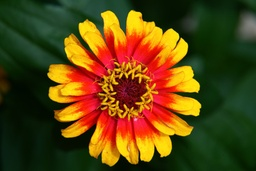
#> input picture guided_filter/datasets/flower/flower_0.jpg, 256 x 171 px, shrunk from 1200 x 800 before the run; its folder holds only this picture in this run
$ python performance.py   (Python 2 division)
#> lines starting #> are read from the running program, lines starting #| are printed output that depends on the picture
### guided_filter/io_util/image.py
# -*- coding: utf-8 -*-
## @package guided_filter.io_util.image
#
#  Image IO utility package.
#  @author      tody
#  @date        2015/07/18

import cv2
from guided_filter.cv.image import *


# [4 lines left out: function loadGray, not called in this run]


def loadRGB(file_path):
    bgr = cv2.imread(file_path)
    if bgr is None:
        return None
    return bgr2rgb(bgr)


# [5 lines left out: function loadRGBA, not called in this run]


def loadAlpha(file_path):
    bgra = cv2.imread(file_path, -1)
    return alpha(bgra)


def saveRGBA(file_path, img):
    bgra = rgba2bgra(img)
    cv2.imwrite(file_path, bgra)


def saveRGB(file_path, img):
    bgr = rgb2bgr(img)
    cv2.imwrite(file_path, bgr)


def saveGray(file_path, img):
    rgbImg = rgb(img)
    cv2.imwrite(file_path, rgbImg)


# [14 lines left out: function saveImage, not called in this run]

### guided_filter/cv/image.py
# -*- coding: utf-8 -*-
## @package guided_filter.cv.image
#
#  OpenCV image functions.
#  @author      tody
#  @date        2015/07/30


import numpy as np
import cv2


## Convert image into uint8 type.
# [4 lines left out: function to8U, not called in this run]


## Convert image into float32 type.
def to32F(img):
    if img.dtype == np.float32:
        return img
    return (1.0 / 255.0) * np.float32(img)


## RGB channels of the image.
# [48 lines left out: functions rgb, alpha, setAlpha, not called in this run]


## RGB to Gray.
def rgb2gray(img):
    gray = cv2.cvtColor(img, cv2.COLOR_RGB2GRAY)
    return gray


## Gray to RGB.
def gray2rgb(img):
    gray = cv2.cvtColor(img, cv2.COLOR_GRAY2RGB)
    return gray


## Gray to RGBA.
def gray2rgba(img):
    gray = cv2.cvtColor(img, cv2.COLOR_GRAY2RGBA)
    return gray


## BGR to RGB.
def bgr2rgb(img):
    rgb = cv2.cvtColor(img, cv2.COLOR_BGR2RGB)
    return rgb


## BGRA to RGBA.
# [14 lines left out: functions bgra2rgba, rgba2bgra, not called in this run]


## RGB to BGR.
def rgb2bgr(img):
    bgr = cv2.cvtColor(img, cv2.COLOR_RGB2BGR)
    return bgr


## RGB to Lab.
# [4 lines left out: function rgb2Lab, not called in this run]


## Lab to RGB.
def Lab2rgb(img):
    rgb = cv2.cvtColor(img, cv2.COLOR_LAB2RGB)
    return rgb


def rgb2hsv(img):
    img_rgb = rgb(img)
    return cv2.cvtColor(img_rgb, cv2.COLOR_RGB2HSV)


## HSV to RGB.
def hsv2rgb(img):
    rgb = cv2.cvtColor(img, cv2.COLOR_HSV2RGB)
    return rgb


## Merge channels.
# [35 lines left out: functions merge, luminance, not called in this run]

### guided_filter/core/filters.py

# -*- coding: utf-8 -*-
## @package guided_filter.core.filters
#
#  Implementation of guided filter.
#  * GuidedFilter: Original guided filter.
#  * FastGuidedFilter: Fast version of the guided filter.
#  @author      tody
#  @date        2015/08/26

import numpy as np
import cv2

from guided_filter.cv.image import to32F


## Return if the input image is gray or not.
def _isGray(I):
    return len(I.shape) == 2


## Return down sampled image.
#  @param scale (w/s, h/s) image will be created.
#  @param shape I.shape[:2]=(h, w). numpy friendly size parameter.
def _downSample(I, scale=4, shape=None):
    if shape is not None:
        h, w = shape
        return cv2.resize(I, (w, h), interpolation=cv2.INTER_NEAREST)

    h, w = I.shape[:2]
    return cv2.resize(I, (w / scale, h / scale), interpolation=cv2.INTER_NEAREST)


## Return up sampled image.
#  @param scale (w*s, h*s) image will be created.
#  @param shape I.shape[:2]=(h, w). numpy friendly size parameter.
def _upSample(I, scale=2, shape=None):
    if shape is not None:
        h, w = shape
        return cv2.resize(I, (w, h), interpolation=cv2.INTER_LINEAR)

    h, w = I.shape[:2]
    return cv2.resize(I, (w * scale, h * scale), interpolation=cv2.INTER_LINEAR)


## Fast guide filter.
class FastGuidedFilter:
    ## Constructor.
    #  @param I Input guidance image. Color or gray.
    #  @param radius Radius of Guided Filter.
    #  @param epsilon Regularization term of Guided Filter.
    #  @param scale Down sampled scale.
    def __init__(self, I, radius=5, epsilon=0.4, scale=4):
        I_32F = to32F(I)
        self._I = I_32F
        h, w = I.shape[:2]

        I_sub = _downSample(I_32F, scale)

        self._I_sub = I_sub
        radius = int(radius / scale)

        if _isGray(I):
            self._guided_filter = GuidedFilterGray(I_sub, radius, epsilon)
        else:
            self._guided_filter = GuidedFilterColor(I_sub, radius, epsilon)

    ## Apply filter for the input image.
    #  @param p Input image for the filtering.
    def filter(self, p):
        p_32F = to32F(p)
        shape_original = p.shape[:2]

        p_sub = _downSample(p_32F, shape=self._I_sub.shape[:2])

        if _isGray(p_sub):
            return self._filterGray(p_sub, shape_original)

        cs = p.shape[2]
        q = np.array(p_32F)

        for ci in range(cs):
            q[:, :, ci] = self._filterGray(p_sub[:, :, ci], shape_original)
        return q

    def _filterGray(self, p_sub, shape_original):
        ab_sub = self._guided_filter._computeCoefficients(p_sub)
        ab = [_upSample(abi, shape=shape_original) for abi in ab_sub]
        return self._guided_filter._computeOutput(ab, self._I)


## Guide filter.
class GuidedFilter:
    ## Constructor.
    #  @param I Input guidance image. Color or gray.
    #  @param radius Radius of Guided Filter.
    #  @param epsilon Regularization term of Guided Filter.
    def __init__(self, I, radius=5, epsilon=0.4):
        I_32F = to32F(I)

        if _isGray(I):
            self._guided_filter = GuidedFilterGray(I_32F, radius, epsilon)
        else:
            self._guided_filter = GuidedFilterColor(I_32F, radius, epsilon)

    ## Apply filter for the input image.
    #  @param p Input image for the filtering.
    def filter(self, p):
        return self._guided_filter.filter(p)


## Common parts of guided filter.
#
#  This class is used by guided_filter class. GuidedFilterGray and GuidedFilterColor.
#  Based on guided_filter._computeCoefficients, guided_filter._computeOutput,
#  GuidedFilterCommon.filter computes filtered image for color and gray.
class GuidedFilterCommon:
    def __init__(self, guided_filter):
        self._guided_filter = guided_filter

    ## Apply filter for the input image.
    #  @param p Input image for the filtering.
    def filter(self, p):
        p_32F = to32F(p)
        if _isGray(p_32F):
            return self._filterGray(p_32F)

        cs = p.shape[2]
        q = np.array(p_32F)

        for ci in range(cs):
            q[:, :, ci] = self._filterGray(p_32F[:, :, ci])
        return q

    def _filterGray(self, p):
        ab = self._guided_filter._computeCoefficients(p)
        return self._guided_filter._computeOutput(ab, self._guided_filter._I)


## Guided filter for gray guidance image.
class GuidedFilterGray:
    #  @param I Input gray guidance image.
    #  @param radius Radius of Guided Filter.
    #  @param epsilon Regularization term of Guided Filter.
    # [6 lines left out: function __init__, not called in this run]

    ## Apply filter for the input image.
    #  @param p Input image for the filtering.
    def filter(self, p):
        return self._filter_common.filter(p)

    # [16 lines left out: functions _initFilter, _computeCoefficients, not called in this run]

    def _computeOutput(self, ab, I):
        a_mean, b_mean = ab
        return a_mean * I + b_mean


## Guided filter for color guidance image.
class GuidedFilterColor:
    #  @param I Input color guidance image.
   #  @param radius Radius of Guided Filter.
    #  @param epsilon Regularization term of Guided Filter.
    def __init__(self, I, radius=5, epsilon=0.2):
        self._radius = 2 * radius + 1
        self._epsilon = epsilon
        self._I = to32F(I)
        self._initFilter()
        self._filter_common = GuidedFilterCommon(self)

    ## Apply filter for the input image.
    #  @param p Input image for the filtering.
    def filter(self, p):
        return self._filter_common.filter(p)

    def _initFilter(self):
        I = self._I
        r = self._radius
        eps = self._epsilon

        Ir, Ig, Ib = I[:, :, 0], I[:, :, 1], I[:, :, 2]

        self._Ir_mean = cv2.blur(Ir, (r, r))
        self._Ig_mean = cv2.blur(Ig, (r, r))
        self._Ib_mean = cv2.blur(Ib, (r, r))

        Irr_var = cv2.blur(Ir ** 2, (r, r)) - self._Ir_mean ** 2 + eps
        Irg_var = cv2.blur(Ir * Ig, (r, r)) - self._Ir_mean * self._Ig_mean
        Irb_var = cv2.blur(Ir * Ib, (r, r)) - self._Ir_mean * self._Ib_mean
        Igg_var = cv2.blur(Ig * Ig, (r, r)) - self._Ig_mean * self._Ig_mean + eps
        Igb_var = cv2.blur(Ig * Ib, (r, r)) - self._Ig_mean * self._Ib_mean
        Ibb_var = cv2.blur(Ib * Ib, (r, r)) - self._Ib_mean * self._Ib_mean + eps

        Irr_inv = Igg_var * Ibb_var - Igb_var * Igb_var
        Irg_inv = Igb_var * Irb_var - Irg_var * Ibb_var
        Irb_inv = Irg_var * Igb_var - Igg_var * Irb_var
        Igg_inv = Irr_var * Ibb_var - Irb_var * Irb_var
        Igb_inv = Irb_var * Irg_var - Irr_var * Igb_var
        Ibb_inv = Irr_var * Igg_var - Irg_var * Irg_var

        I_cov = Irr_inv * Irr_var + Irg_inv * Irg_var + Irb_inv * Irb_var
        Irr_inv /= I_cov
        Irg_inv /= I_cov
        Irb_inv /= I_cov
        Igg_inv /= I_cov
        Igb_inv /= I_cov
        Ibb_inv /= I_cov

        self._Irr_inv = Irr_inv
        self._Irg_inv = Irg_inv
        self._Irb_inv = Irb_inv
        self._Igg_inv = Igg_inv
        self._Igb_inv = Igb_inv
        self._Ibb_inv = Ibb_inv

    def _computeCoefficients(self, p):
        r = self._radius
        I = self._I
        Ir, Ig, Ib = I[:, :, 0], I[:, :, 1], I[:, :, 2]

        p_mean = cv2.blur(p, (r, r))

        Ipr_mean = cv2.blur(Ir * p, (r, r))
        Ipg_mean = cv2.blur(Ig * p, (r, r))
        Ipb_mean = cv2.blur(Ib * p, (r, r))

        Ipr_cov = Ipr_mean - self._Ir_mean * p_mean
        Ipg_cov = Ipg_mean - self._Ig_mean * p_mean
        Ipb_cov = Ipb_mean - self._Ib_mean * p_mean

        ar = self._Irr_inv * Ipr_cov + self._Irg_inv * Ipg_cov + self._Irb_inv * Ipb_cov
        ag = self._Irg_inv * Ipr_cov + self._Igg_inv * Ipg_cov + self._Igb_inv * Ipb_cov
        ab = self._Irb_inv * Ipr_cov + self._Igb_inv * Ipg_cov + self._Ibb_inv * Ipb_cov
        b = p_mean - ar * self._Ir_mean - ag * self._Ig_mean - ab * self._Ib_mean

        ar_mean = cv2.blur(ar, (r, r))
        ag_mean = cv2.blur(ag, (r, r))
        ab_mean = cv2.blur(ab, (r, r))
        b_mean = cv2.blur(b, (r, r))

        return ar_mean, ag_mean, ab_mean, b_mean

    def _computeOutput(self, ab, I):
        ar_mean, ag_mean, ab_mean, b_mean = ab

        Ir, Ig, Ib = I[:, :, 0], I[:, :, 1], I[:, :, 2]

        q = (ar_mean * Ir +
             ag_mean * Ig +
             ab_mean * Ib +
             b_mean)

        return q

### guided_filter/datasets/google_image.py
# -*- coding: utf-8 -*-
## @package guided_filter.datasets.google_image
#
#  Image datasets via Google Image API.
#  createDatasets function will create datasets
#  with the following direcotry structure.
#
#  * datasets
#    - apple
#      - apple_1.jpg
#    - banana
#      - banana_1.jpg
#
#  @author      tody
#  @date        2015/08/15


import json
import os
import urllib2
import httplib2

import cv2
import matplotlib.pyplot as plt

from guided_filter.io_util.image import loadRGB, saveRGB

_root_dir = os.path.dirname(__file__)


## Data directory for the given data_name.
def dataDir(data_name):
    data_dir = os.path.join(_root_dir, data_name)
    return data_dir


## Data file path list for the given data_name.
def dataFiles(data_name):
    data_dir = dataDir(data_name)
    data_files = []
    for data_name in os.listdir(data_dir):
        data_file = os.path.join(data_dir, data_name)
        if ".png" in data_name or ".jpg" in data_name:
            data_files.append(data_file)
        else:
            os.remove(data_file)
    return data_files


## Data file path for the given data_name and data_id.
def dataFile(data_name, data_id):
    data_files = dataFiles(data_name)

    if data_id >= len(data_files):
        return None

    data_file = data_files[data_id]
    return data_file


# [7 lines left out: function loadData, not called in this run]


## Simple image loaders via Google image API.
class GoogleImageLoader:
    ## Constructor
    #  @param keyword     keyword for image search.
    #  @param num_images  target number of images for the search.
    #  @param update      Update existing images if the value is True.
    # [84 lines left out: functions __init__, searchImageURLs, downloadImages, postResize, not called in this run]


## Create dataset for the given data_name.
def createDataset(data_name="banana", num_images=10, update=False):
    GoogleImageLoader(data_name, num_images, update)


## Create datasets for the given data_names.
# [6 lines left out: function createDatasets, not called in this run]


# [2 lines that do not run on import are left out]

### guided_filter/util/timer.py

# -*- coding: utf-8 -*-
## @package guided_filter.util.timer
#
#  Timer utility package.
#  @author      tody
#  @date        2015/07/29

import time


class Timer(object):
    def __init__(self, timer_name="", output=False, logger=None):
        self._name = timer_name
        self._logger = logger
        self._output = output
        self._end_time = None
        self.start()

    def start(self):
        self._start_time = time.time()

    def stop(self):
        self._end_time = time.time()

    def seconds(self):
        if self._end_time is None:
            self.stop()
        return self._end_time - self._start_time

    def milliseconds(self):
        return self.seconds() * 1000  # millisecs

    def _secondsStr(self):
        return "%s: %f s" % (self._name, self.seconds())

    def __enter__(self):
        self.start()
        return self

    # [8 lines left out: function __exit__, not called in this run]

    def __str__(self):
        return self._secondsStr()


# [21 lines left out: function timing_func, not called in this run]

### guided_filter/results/results.py
# -*- coding: utf-8 -*-
## @package guided_filter.results.results
#
#  Results utility package.
#  @author      tody
#  @date        2015/08/20

import os

_root_dir = os.path.dirname(__file__)


## Result directory.
def resultDir():
    return _root_dir


def resultFile(image_name, image_ext=".png"):
    result_file = os.path.join(resultDir(), image_name + image_ext)
    return result_file

# [3 lines that do not run on import are left out]

### guided_filter/results/performance.py
from guided_filter.datasets.google_image import dataFile

# -*- coding: utf-8 -*-
## @package guided_filter.results.performance
#
#  Simple performance test.
#  @author      tody
#  @date        2015/08/26

import os
import numpy as np
import cv2
import matplotlib.pyplot as plt

from guided_filter.io_util.image import loadRGB
from guided_filter.cv.image import to32F
from guided_filter.util.timer import timing_func, Timer
from guided_filter.core.filters import GuidedFilter, FastGuidedFilter
from guided_filter.results.results import resultFile


## Bilateral filter class with the same interface with GuidedFilter class.
#
#  Input I for the constructor will be discarded.
class BilateralFilter:
    def __init__(self, I, radius=5, epsilon=0.2):
        self._epsilon = epsilon
        self._radius = radius

    def filter(self, I):
        return cv2.bilateralFilter(I, 0, self._epsilon, self._radius)


## Peformance test for the input image and the target filter.
def performanceTestFilter(C_noise, filter):
    t = Timer()
    filter.filter(C_noise)
    t.stop()
    return t.seconds()


## Generate filter variations for the target filter class, sigmas.
def generateFilterVariations(C_32F, filter_class, sigmas):
    filters = []
    for sigma in sigmas:
        filters.append(filter_class(C_32F, radius=sigma))
    return filters


## Performance test for the target sigmas.
def performanceTestSigmas(C_32F, sigmas, filter_types, ax):
    h, w, cs = C_32F.shape

    C_noise = np.float32(C_32F + 0.3 * np.random.rand(h, w, cs))
    C_noise = np.clip(C_noise, 0.0, 1.0)

    for type_name, filter_class_color in filter_types.items():
        filter_class, color = filter_class_color
        filters = generateFilterVariations(C_32F, filter_class, sigmas)
        times = []

        for filter in filters:
            times.append(performanceTestFilter(C_noise, filter))

        ax.plot(sigmas, times, label=type_name, color=color)

    ax.set_xlabel('radius $r$')
    ax.set_ylabel('time (secs)')
    ax.legend(bbox_to_anchor=(0.88, 0.8), loc=2)


## Performance test for the image file.
def performanceTest(image_file):
    C_8U = loadRGB(image_file)
    C_32F = to32F(C_8U)

    h, w = C_32F.shape[:2]
    image_size_str = "Image size: %s x %s" %(w, h)

    fig, axes = plt.subplots(nrows=2, ncols=1, figsize=(8, 8))
    fig.subplots_adjust(left=0.1, right=0.7, top=0.86, hspace=0.4)

    fig.suptitle("Peformance of guided filter\n%s" % image_size_str)

    filter_types = {"Bilateral Filter": (BilateralFilter, "r"),
                    "Guided Filter": (GuidedFilter, "g"),
                    "Fast Guided Filter": (FastGuidedFilter, "b")}

    sigmas = range(3, 31, 2)
    axes[0].set_title('For small radius $r$')

    performanceTestSigmas(C_32F, sigmas, filter_types, axes[0])

    sigmas = range(10, 100, 5)

    filter_types = {"Guided Filter": (GuidedFilter, "g"),
                    "Fast Guided Filter": (FastGuidedFilter, "b")}

    axes[1].set_title('For large radius $r$')
    performanceTestSigmas(C_32F, sigmas, filter_types, axes[1])

    result_name = "performance"
    result_file = resultFile(result_name)
    plt.savefig(result_file)


## Performance tests for the data names, IDs.
def performanceTests(data_names, data_ids):
    for data_name in data_names:
        print "Performance tests: %s" % data_name
        for data_id in data_ids:
            print "Data ID: %s" % data_id
            image_file = dataFile(data_name, data_id)
            performanceTest(image_file)
#> in loadRGB, bgr is the input picture: shape (171, 256, 3); mean B, G, R 16.6, 69.1, 92.2
#> in performanceTestSigmas, `C_noise = np.clip(C_noise, 0.0, 1.0)`:
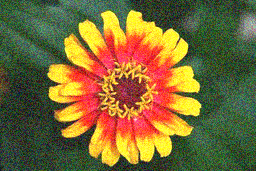
#> C_noise: shape (171, 256, 3) float32; mean R, G, B 0.481, 0.418, 0.216
#> in performanceTestSigmas (call 2), `C_noise = np.clip(C_noise, 0.0, 1.0)`:
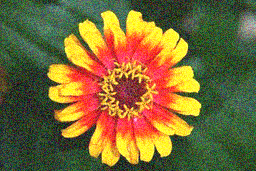
#> C_noise: shape (171, 256, 3) float32; mean R, G, B 0.481, 0.419, 0.215
#> the loop in performanceTestSigmas (call 2), `for type_name, filter_class_color in filter_types.items():` made 2 passes
#> pass 1, in _initFilter (call 29), `self._Ir_mean = cv2.blur(Ir, (r, r))`:
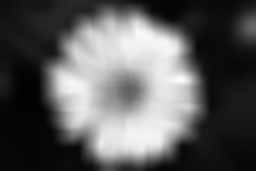
#> self._Ir_mean: shape (171, 256) float32; min 0.00822, max 0.982, mean 0.362
#> pass 1, in _initFilter (call 29), `self._Ig_mean = cv2.blur(Ig, (r, r))`:
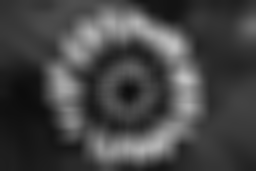
#> self._Ig_mean: shape (171, 256) float32; min 0.049, max 0.762, mean 0.271
#> pass 1, in _initFilter (call 29), `self._Ib_mean = cv2.blur(Ib, (r, r))`:
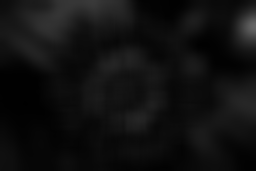
#> self._Ib_mean: shape (171, 256) float32; min 0.00367, max 0.398, mean 0.065
#> pass 1, in _initFilter (call 29), `Irr_var = cv2.blur(Ir ** 2, (r, r)) - self._Ir_mean ** 2 + eps`:
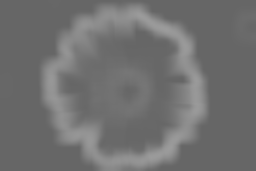
#> Irr_var: shape (171, 256) float32; min 0.4, max 0.612, mean 0.442
#> in performanceTest, `plt.savefig(result_file)`:
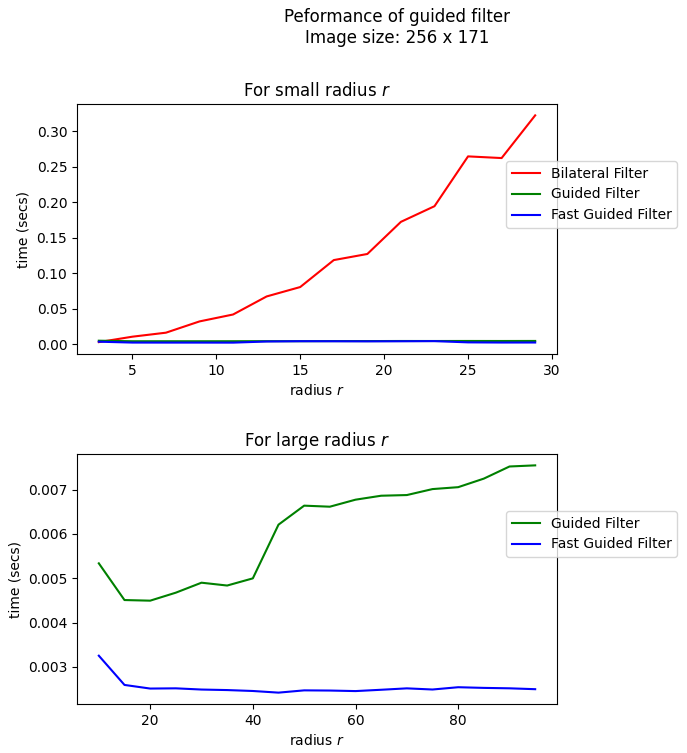
#> figure drawn by matplotlib, 2 panels; panel 1: curve peaks at x = 29, y = 0.322; panel 1: curve peaks at x = 3, y = 0.00505; panel 1: curve peaks at x = 23, y = 0.00446; panel 2: curve peaks at x = 95, y = 0.00754

if __name__ == '__main__':
    data_names = ["flower"]
    data_ids = [0]

    performanceTests(data_names, data_ids)

$ run again, on guided_filter/datasets/flower/flower_1.jpg
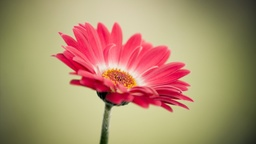
#> input picture guided_filter/datasets/flower/flower_1.jpg, 256 x 144 px, shrunk from 1422 x 800 before the run
#> in loadRGB, bgr is the input picture: shape (144, 256, 3); mean B, G, R 110.6, 143.8, 174.3
#> the loop in performanceTestSigmas (call 2), `for type_name, filter_class_color in filter_types.items():` made 2 passes
#> pass 1, in _initFilter (call 29), `Irr_var = cv2.blur(Ir ** 2, (r, r)) - self._Ir_mean ** 2 + eps`:
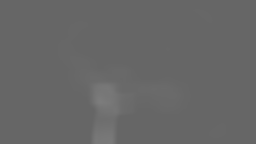
#> Irr_var: shape (144, 256) float32; min 0.4, max 0.488, mean 0.405
#> in performanceTest, `plt.savefig(result_file)`:
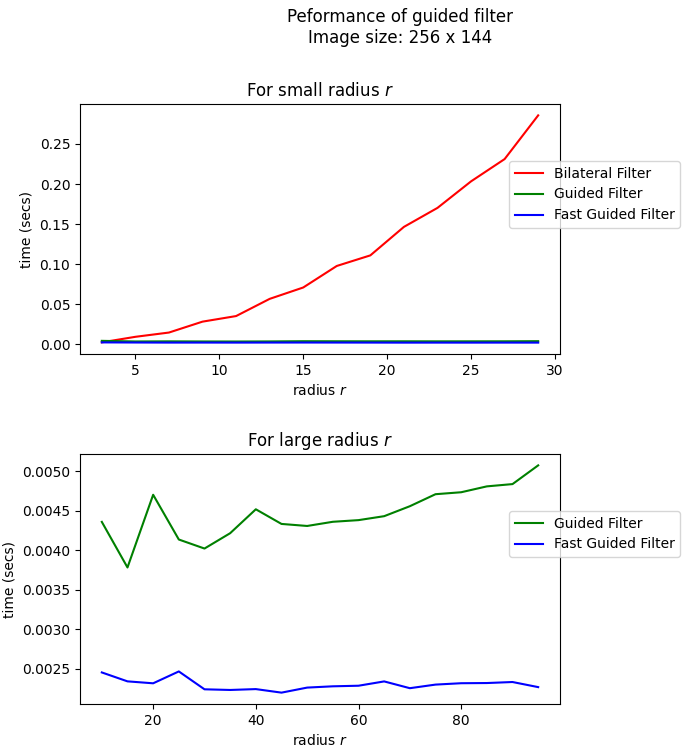
#> figure drawn by matplotlib, 2 panels; panel 1: curve peaks at x = 29, y = 0.286; panel 1: curve peaks at x = 3, y = 0.00448; panel 1: curve peaks at x = 3, y = 0.00256; panel 2: curve peaks at x = 95, y = 0.00508

$ run again, on guided_filter/datasets/flower/flower_2.jpg
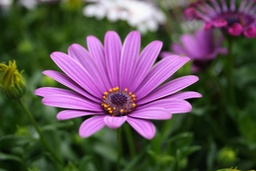
#> input picture guided_filter/datasets/flower/flower_2.jpg, 256 x 171 px, shrunk from 1200 x 800 before the run
#> in loadRGB, bgr is the input picture: shape (171, 256, 3); mean B, G, R 84, 82.9, 94.4
#> the loop in performanceTestSigmas (call 2), `for type_name, filter_class_color in filter_types.items():` made 2 passes
#> pass 1, in _initFilter (call 29), `Irr_var = cv2.blur(Ir ** 2, (r, r)) - self._Ir_mean ** 2 + eps`:
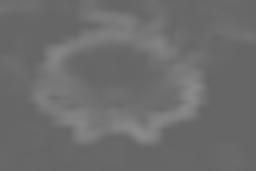
#> Irr_var: shape (171, 256) float32; min 0.4, max 0.547, mean 0.428
#> in performanceTest, `plt.savefig(result_file)`:
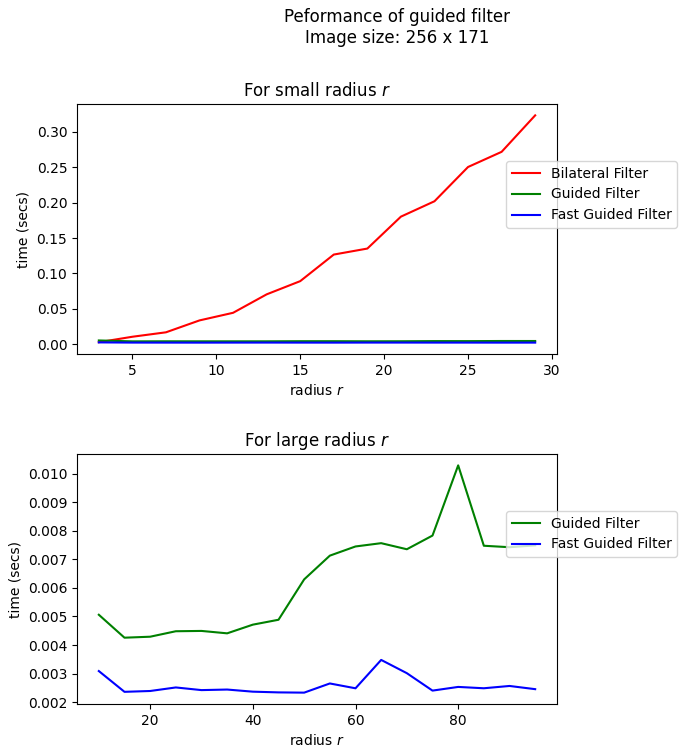
#> figure drawn by matplotlib, 2 panels; panel 1: curve peaks at x = 29, y = 0.323; panel 1: curve peaks at x = 3, y = 0.00539; panel 1: curve peaks at x = 3, y = 0.00266; panel 2: curve peaks at x = 80, y = 0.0103
